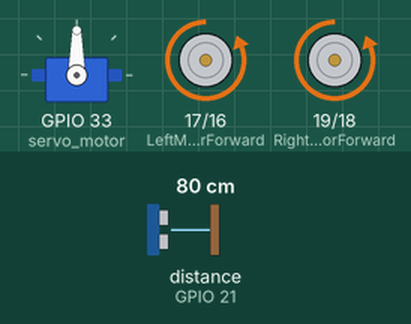
Recording of a sketch running on a simulated ESP32. Parts: servo, motor-driver pin pairs drawn as motors (green arrow = first pin HIGH = forward, orange = second pin HIGH = backward, longer = more drive). The inputs (shaded band) are chosen by the test bench; at power-on: distance to the obstacle (sensor on GPIO 21) 80 cm. The echo pulse lasts 58.3 µs per cm.

Above: at 3.9 s.
4.0 s: distance to the obstacle (sensor on GPIO 21) set to 49 cm
5.5 s: distance to the obstacle (sensor on GPIO 21) set to 40 cm
At 6.7 s:
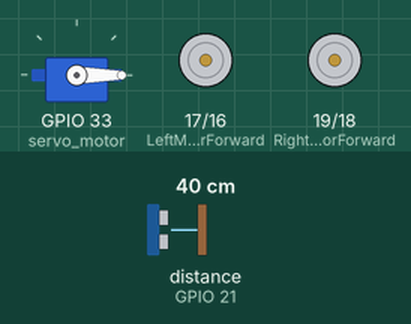
8.5 s: distance to the obstacle (sensor on GPIO 21) set to 60 cm
At 8.66 s:
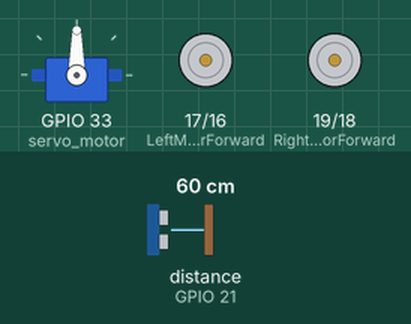
10.2 s: distance to the obstacle (sensor on GPIO 21) set to 2 cm
At 12.6 s:
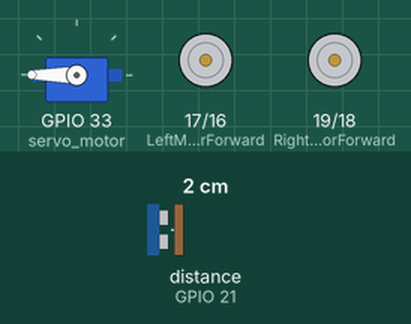
Timing chart, 0 to 14.2 s (numbered marks = the images above; inputs shaded):
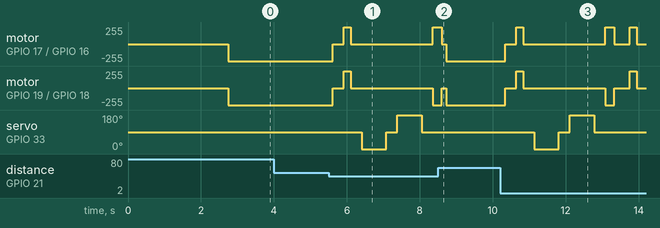

The sketch:

carmain.ino
```cpp
 #include <ESP32Servo.h>        //Servo motor library. This is standard library
#include <NewPing.h>        //Ultrasonic sensor function library. You must install this library

//our L298N control pins
const int LeftMotorForward = 17;
const int LeftMotorBackward = 16;
const int RightMotorForward = 19;
const int RightMotorBackward = 18;

//sensor pins
#define trig_pin 14 //analog input 1
#define echo_pin 21 //analog input 2

#define maximum_distance 200
boolean goesForward = false;
int distance = 100;

NewPing sonar(trig_pin, echo_pin, maximum_distance); //sensor function
Servo servo_motor; //our servo name

int readPing(){
  delay(70);
  int cm = sonar.ping_cm();
  if (cm==0){
    cm=250;
  }
  return cm;
}


void moveStop(){

  digitalWrite(RightMotorForward, LOW);
  digitalWrite(LeftMotorForward, LOW);
  digitalWrite(RightMotorBackward, LOW);
  digitalWrite(LeftMotorBackward, LOW);
}

void moveForward(){

  if(!goesForward){

    goesForward=true;

    digitalWrite(LeftMotorForward, LOW);
    digitalWrite(RightMotorForward, LOW);

    digitalWrite(LeftMotorBackward, HIGH);
    digitalWrite(RightMotorBackward, HIGH);
  }
}

void moveBackward(){

  goesForward=false;

  digitalWrite(LeftMotorBackward, LOW);
  digitalWrite(RightMotorBackward, LOW);

  digitalWrite(LeftMotorForward, HIGH);
  digitalWrite(RightMotorForward, HIGH);

}

void turnRight(){

  digitalWrite(LeftMotorForward, HIGH);
  digitalWrite(RightMotorBackward, HIGH);

  digitalWrite(LeftMotorBackward, LOW);
  digitalWrite(RightMotorForward, LOW);

  delay(250);

  digitalWrite(LeftMotorForward, HIGH);
  digitalWrite(RightMotorForward, HIGH);

  digitalWrite(LeftMotorBackward, LOW);
  digitalWrite(RightMotorBackward, LOW);


}

void turnLeft(){

  digitalWrite(LeftMotorBackward, HIGH);
  digitalWrite(RightMotorForward, HIGH);

  digitalWrite(LeftMotorForward, LOW);
  digitalWrite(RightMotorBackward, LOW);

  delay(250);

  digitalWrite(LeftMotorForward, HIGH);
  digitalWrite(RightMotorForward, HIGH);

  digitalWrite(LeftMotorBackward, LOW);
  digitalWrite(RightMotorBackward, LOW);
}

int lookRight(){
  servo_motor.write(0);
  delay(500);
  int distance = readPing();
  delay(100);
  servo_motor.write(90);
  return distance;
}

int lookLeft(){
  servo_motor.write(180);
  delay(500);
  int distance = readPing();
  delay(100);
  servo_motor.write(90);
  return distance;
  delay(100);
}

void setup(){

  pinMode(RightMotorForward, OUTPUT);
  pinMode(LeftMotorForward, OUTPUT);
  pinMode(LeftMotorBackward, OUTPUT);
  pinMode(RightMotorBackward, OUTPUT);

  servo_motor.attach(33); //our servo pin

  servo_motor.write(90);
  delay(2000);
  distance = readPing();
  delay(100);
  distance = readPing();
  delay(100);
  distance = readPing();
  delay(100);
  distance = readPing();
  delay(100);
}
void loop(){

  int distanceRight = 0;
  int distanceLeft = 0;
  delay(50);

  if (distance <= 45){
    moveStop();
    delay(300);
    moveBackward();
    delay(200);
    moveStop();
    delay(300);
    distanceRight = lookRight();
    delay(300);
    distanceLeft = lookLeft();
    delay(300);

    if (distanceRight >= distanceLeft){
      turnRight();
      moveStop();
    }
    else{
      turnLeft();
      moveStop();
    }
  }
  else{
    moveForward();
  }
    distance = readPing();

}
```

Measured:
- the behaviour switches between 45 and 44 cm on distance to the obstacle (sensor on GPIO 21) (found by bisection; images 0 and 1)
- after the input at 4.0 s, every drawn part: stays the same
- after the input at 8.5 s, servo on GPIO 33 (servo_motor): stays 90° (without the input it goes to 0° after 1.0 s)
